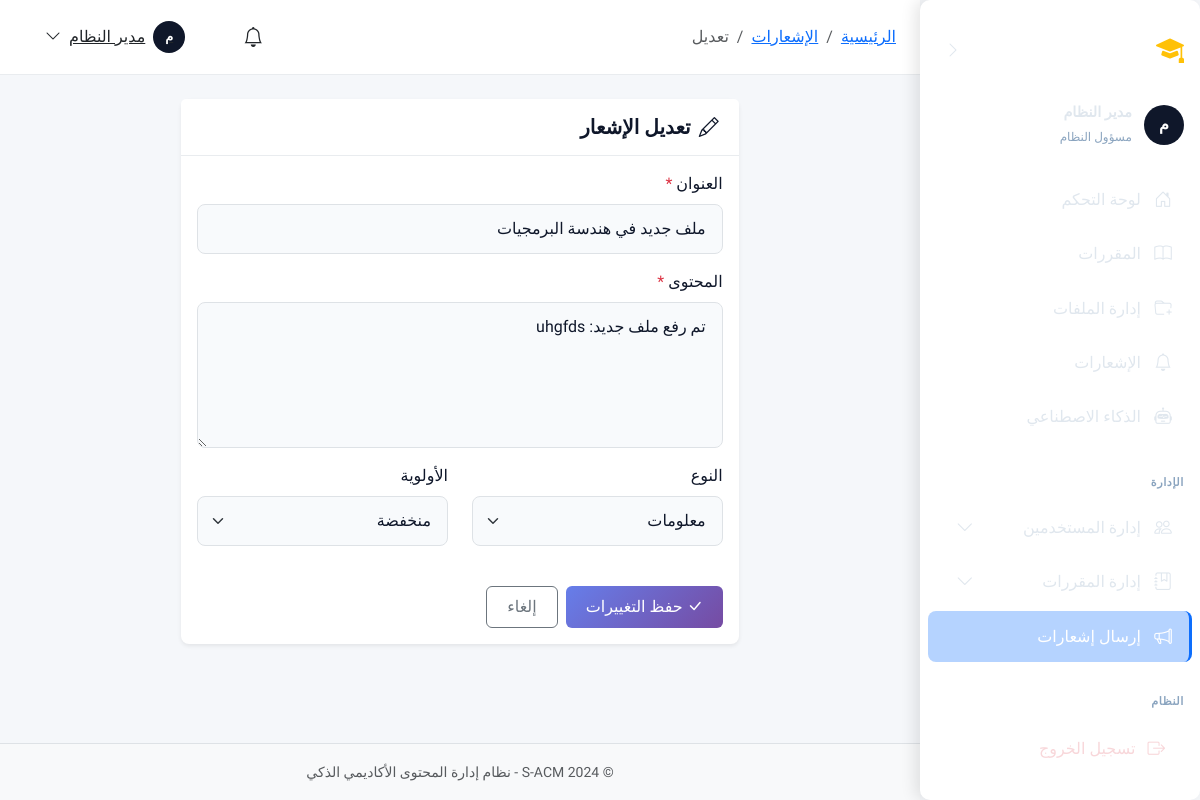
Screenshot of /notifications/admin/5/edit/ (signed in) with the database file from the repository.
### apps/accounts/models.py (models this page shows, shortened)
class User(AbstractBaseUser, PermissionsMixin):
    ACCOUNT_STATUS_CHOICES = [
        ('inactive', 'غير مفعّل'),
        ('active', 'مفعّل'),
        ('suspended', 'موقوف'),
    ]
    academic_id = models.CharField(
        max_length=50,
        unique=True,
        verbose_name='الرقم الأكاديمي/الوظيفي',
        help_text='الرقم الأكاديمي للطالب أو الرقم الوظيفي للموظف'
    )
    id_card_number = models.CharField(
        max_length=50,
        unique=True,
        verbose_name='رقم البطاقة الشخصية',
        help_text='يستخدم للتحقق من الهوية عند التفعيل'
    )
    full_name = models.CharField(
        max_length=150,
        verbose_name='الاسم الكامل'
    )
    email = models.EmailField(
        unique=True,
        blank=True,
        null=True,
        verbose_name='البريد الإلكتروني',
        help_text='يتم تعيينه عند التفعيل'
    )
    account_status = models.CharField(
        max_length=20,
        choices=ACCOUNT_STATUS_CHOICES,
        default='inactive',
        verbose_name='حالة الحساب'
    )
    role = models.ForeignKey(
        Role,
        on_delete=models.PROTECT,
        related_name='users',
        verbose_name='الدور',
        null=True,
        blank=True
    )
    major = models.ForeignKey(
        Major,
        on_delete=models.SET_NULL,
        related_name='students',
        verbose_name='التخصص',
        null=True,
        blank=True,
        help_text='للطلاب فقط'
    )
    level = models.ForeignKey(
        Level,
        on_delete=models.SET_NULL,
        related_name='students',
        verbose_name='المستوى',
        null=True,
        blank=True,
        help_text='للطلاب فقط'
    )
    is_staff = models.BooleanField(default=False, verbose_name='موظف')
    is_active = models.BooleanField(default=True, verbose_name='نشط')
    date_joined = models.DateTimeField(default=timezone.now, verbose_name='تاريخ الانضمام')
    last_login = models.DateTimeField(null=True, blank=True, verbose_name='آخر تسجيل دخول')
    profile_picture = models.ImageField(
        upload_to='profiles/',
        blank=True,
        null=True,
        verbose_name='صورة الملف الشخصي'
    )
    phone_number = models.CharField(
        max_length=20,
        blank=True,
        null=True,
        verbose_name='رقم الهاتف'
    )
    objects = UserManager()
    USERNAME_FIELD = 'academic_id'
    REQUIRED_FIELDS = ['full_name', 'id_card_number']
    class Meta:
        db_table = 'users'
        verbose_name = 'مستخدم'
        verbose_name_plural = 'المستخدمون'
        indexes = [
            models.Index(fields=['academic_id']),
            models.Index(fields=['email']),
            models.Index(fields=['account_status']),
        ]
    def is_admin(self):
        return self.role and self.role.code == Role.ADMIN
    def is_instructor(self):
        return self.role and self.role.code == Role.INSTRUCTOR
    def is_student(self):
        return self.role and self.role.code == Role.STUDENT

class Role(models.Model):
    ADMIN = 'admin'
    INSTRUCTOR = 'instructor'
    STUDENT = 'student'
    code = models.CharField(
        max_length=50,
        unique=True,
        verbose_name='كود الدور',
        help_text='معرف فريد للدور (بالإنجليزية، مثل: admin, instructor)'
    )
    display_name = models.CharField(
        max_length=100,
        verbose_name='اسم العرض',
        help_text='الاسم الذي يظهر للمستخدم'
    )
    description = models.TextField(
        blank=True,
        null=True,
        verbose_name='وصف الدور'
    )
    is_system = models.BooleanField(
        default=False,
        verbose_name='دور نظام',
        help_text='الأدوار الافتراضية التي لا يمكن حذفها'
    )
    is_active = models.BooleanField(
        default=True,
        verbose_name='نشط'
    )
    created_at = models.DateTimeField(auto_now_add=True, verbose_name='تاريخ الإنشاء')
    updated_at = models.DateTimeField(auto_now=True, verbose_name='تاريخ التحديث')
    class Meta:
        db_table = 'roles'
        verbose_name = 'دور'
        verbose_name_plural = 'الأدوار'
        ordering = ['-is_system', 'display_name']

### apps/notifications/models.py (models this page shows, shortened)
class Notification(models.Model):
    NOTIFICATION_TYPES = [
        ('general', 'إشعار عام'),
        ('course', 'إشعار مقرر'),
        ('file_upload', 'رفع ملف جديد'),
        ('announcement', 'إعلان'),
        ('system', 'إشعار نظام'),
    ]
    PRIORITY_CHOICES = [
        ('low', 'منخفضة'),
        ('normal', 'عادية'),
        ('high', 'عالية'),
        ('urgent', 'عاجلة'),
    ]
    sender = models.ForeignKey(
        settings.AUTH_USER_MODEL,
        on_delete=models.SET_NULL,
        null=True,
        related_name='sent_notifications',
        verbose_name='المرسل'
    )
    title = models.CharField(
        max_length=255,
        verbose_name='عنوان الإشعار'
    )
    body = models.TextField(
        verbose_name='محتوى الإشعار'
    )
    notification_type = models.CharField(
        max_length=20,
        choices=NOTIFICATION_TYPES,
        default='general',
        verbose_name='نوع الإشعار'
    )
    priority = models.CharField(
        max_length=10,
        choices=PRIORITY_CHOICES,
        default='normal',
        verbose_name='الأولوية'
    )
    course = models.ForeignKey(
        'courses.Course',
        on_delete=models.CASCADE,
        null=True,
        blank=True,
        related_name='notifications',
        verbose_name='المقرر المرتبط'
    )
    file = models.ForeignKey(
        'courses.LectureFile',
        on_delete=models.SET_NULL,
        null=True,
        blank=True,
        related_name='notifications',
        verbose_name='الملف المرتبط'
    )
    created_at = models.DateTimeField(
        auto_now_add=True,
        verbose_name='تاريخ الإنشاء'
    )
    expires_at = models.DateTimeField(
        null=True,
        blank=True,
        verbose_name='تاريخ انتهاء الصلاحية'
    )
    is_active = models.BooleanField(
        default=True,
        verbose_name='نشط'
    )
    class Meta:
        db_table = 'notifications'
        verbose_name = 'إشعار'
        verbose_name_plural = 'الإشعارات'
        ordering = ['-created_at']
        indexes = [
            models.Index(fields=['notification_type']),
            models.Index(fields=['created_at']),
            models.Index(fields=['course']),
        ]

### apps/notifications/views/admin.py (the view, shortened to what this page needs)
# urls.py: path('admin/<int:pk>/edit/', views.AdminNotificationEditView.as_view(), name='admin_edit'),
class AdminNotificationEditView(LoginRequiredMixin, AdminRequiredMixin, UpdateView):
    model = Notification
    form_class = NotificationForm
    template_name = 'admin_panel/notifications/edit.html'
    success_url = reverse_lazy('notifications:admin_list')

### templates/admin_panel/notifications/edit.html (shortened to what this page needs)
{% extends 'layouts/dashboard_base.html' %}
{% load static %}
{% block breadcrumb_items %}
<li class="breadcrumb-item"><a href="{% url 'notifications:admin_list' %}">الإشعارات</a></li>
<li class="breadcrumb-item active">تعديل</li>
{% endblock %}
{% block dashboard_content %}
<div class="container-fluid">
    <div class="row justify-content-center">
        <div class="col-lg-8">
            <div class="card border-0 shadow-sm">
                <div class="card-header bg-white">
                    <h5 class="mb-0">
                        <i class="bi bi-pencil me-2"></i>تعديل الإشعار
                    </h5>
                </div>
                <div class="card-body">
                    <form method="post" novalidate>
                        <div class="mb-3">
                            <label for="id_title" class="form-label">العنوان <span class="text-danger">*</span></label>
                            <input type="text" name="title" id="id_title" class="form-control"
                                   value="{{ object.title }}" required>
                        </div>
                        <div class="mb-3">
                            <label for="id_body" class="form-label">المحتوى <span class="text-danger">*</span></label>
                            <textarea name="body" id="id_body" class="form-control" rows="5" required>{{ object.body }}</textarea>
                        </div>
                        <div class="row">
                            <div class="col-md-6 mb-3">
                                <label for="id_notification_type" class="form-label">النوع</label>
                                <select name="notification_type" id="id_notification_type" class="form-select">
                                    <option value="info" {% if object.notification_type == 'info' %}selected{% endif %}>معلومات</option>
                                </select>
                            </div>
                            <div class="col-md-6 mb-3">
                                <label for="id_priority" class="form-label">الأولوية</label>
                                <select name="priority" id="id_priority" class="form-select">
                                    <option value="low" {% if object.priority == 'low' %}selected{% endif %}>منخفضة</option>
                                </select>
                            </div>
                        </div>
                        <div class="d-flex gap-2 mt-4">
                            <button type="submit" class="btn btn-primary">
                                <i class="bi bi-check-lg me-1"></i>حفظ التغييرات
                            </button>
                            <a href="{% url 'notifications:admin_list' %}" class="btn btn-outline-secondary">
                                إلغاء
                            </a>
                        </div>
                    </form>
                </div>
            </div>
        </div>
    </div>
</div>
{% endblock %}

### templates/layouts/dashboard_base.html (shortened to what this page needs)
{% extends 'base.html' %}
{% load static %}
{% load permissions %}
{% block extra_css %}
<link href="{% static 'css/sidebar.css' %}" rel="stylesheet">
<link href="{% static 'css/dashboard.css' %}" rel="stylesheet">
{% endblock %}
{% block body_class %}dashboard-page{% endblock %}
{% block content %}
<div class="dashboard-layout">
    {% include 'components/sidebar.html' %}
    <div class="dashboard-content">
        <header class="dashboard-navbar">
            {% block breadcrumb %}
            <nav aria-label="breadcrumb" class="d-none d-md-block">
                <ol class="breadcrumb mb-0">
                    <li class="breadcrumb-item"><a href="{% url 'core:dashboard' %}">الرئيسية</a></li>
                    {% block breadcrumb_items %}{% endblock %}
                </ol>
            </nav>
            {% endblock %}
            <div class="d-flex align-items-center gap-3 ms-auto">
                <div class="dropdown">
                    <a class="btn btn-link position-relative text-dark" href="#" data-bs-toggle="dropdown">
                        <i class="bi bi-bell fs-5"></i>
                    </a>
                </div>
                <div class="dropdown">
                    <a class="btn btn-link text-dark d-flex align-items-center gap-2" href="#"
                        data-bs-toggle="dropdown">
                        <div class="avatar-circle bg-primary text-white"
                            style="width: 32px; height: 32px; font-size: 0.8rem;">
                            {{ request.user.full_name|slice:":1"|upper }}
                        </div>
                        <span class="d-none d-lg-inline">{{ request.user.full_name|truncatechars:15 }}</span>
                        <i class="bi bi-chevron-down"></i>
                    </a>
                </div>
            </div>
        </header>
        <main class="flex-grow-1 p-4" id="main-content">
            {% block dashboard_content %}{% endblock %}
        </main>
        <footer class="dashboard-footer text-center py-3 border-top bg-light">
            <small class="text-muted">© 2024 S-ACM - نظام إدارة المحتوى الأكاديمي الذكي</small>
        </footer>
    </div>
</div>
{% endblock %}

### templates/components/sidebar.html (shortened to what this page needs)
{% load permissions %}
<aside class="sidebar d-none d-md-flex" id="desktopSidebar" data-collapsed="false">
    <div class="sidebar-header">
        <a href="{% url 'core:home' %}" class="sidebar-brand">
            <i class="bi bi-mortarboard-fill brand-icon"></i>
            <span class="brand-text">S-ACM</span>
        </a>
        <button type="button" class="btn btn-link sidebar-toggle" id="sidebarToggle" aria-label="طي القائمة">
            <i class="bi bi-chevron-right toggle-icon"></i>
        </button>
    </div>
    <div class="sidebar-user">
        <div class="avatar-circle bg-primary text-white">
            {{ request.user.full_name|slice:":1"|upper }}
        </div>
        <div class="user-info">
            <div class="user-name">{{ request.user.full_name|truncatechars:20 }}</div>
            <small class="user-role">{{ user_role|default:"مستخدم" }}</small>
        </div>
    </div>
    <nav class="sidebar-nav flex-grow-1">
        {% include 'components/_sidebar_menu.html' with collapsed=False %}
    </nav>
    <div class="sidebar-footer">
        <a href="{% url 'accounts:logout' %}" class="sidebar-link logout-link">
            <i class="bi bi-box-arrow-right"></i>
            <span class="link-text">تسجيل الخروج</span>
        </a>
    </div>
</aside>

### rows the page displays
User: user.full_name "م", user.full_name "مدير النظام"
Role: display_name "مسؤول النظام"
Notification: title "ملف جديد في هندسة البرمجيات", body "تم رفع ملف جديد: uhgfds"

### other values shown
{{ item.label|default:item.title }} "لوحة التحكم" "المقررات" "إدارة الملفات" "الإشعارات" "الذكاء الاصطناعي" "إرسال إشعارات"
{{ item.label|default:item.title|slice:"4:-4" }} "الإدارة" "النظام"
{{ item.label|default:item.title }} "إدارة المستخدمين" "إدارة المقررات"
